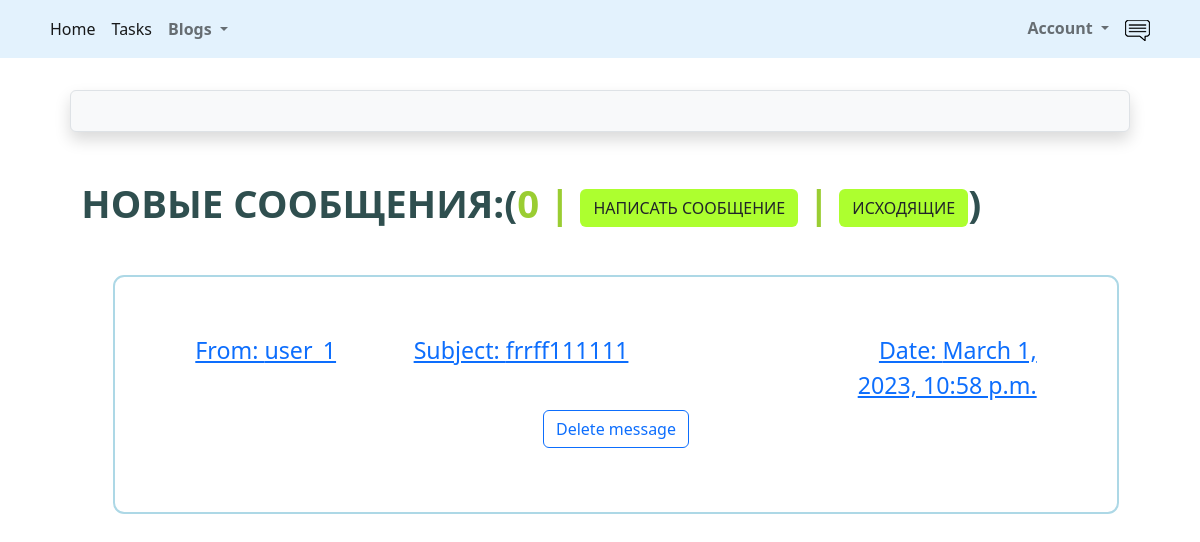
The app's page /accounts/profile/inbox (signed in), older data.
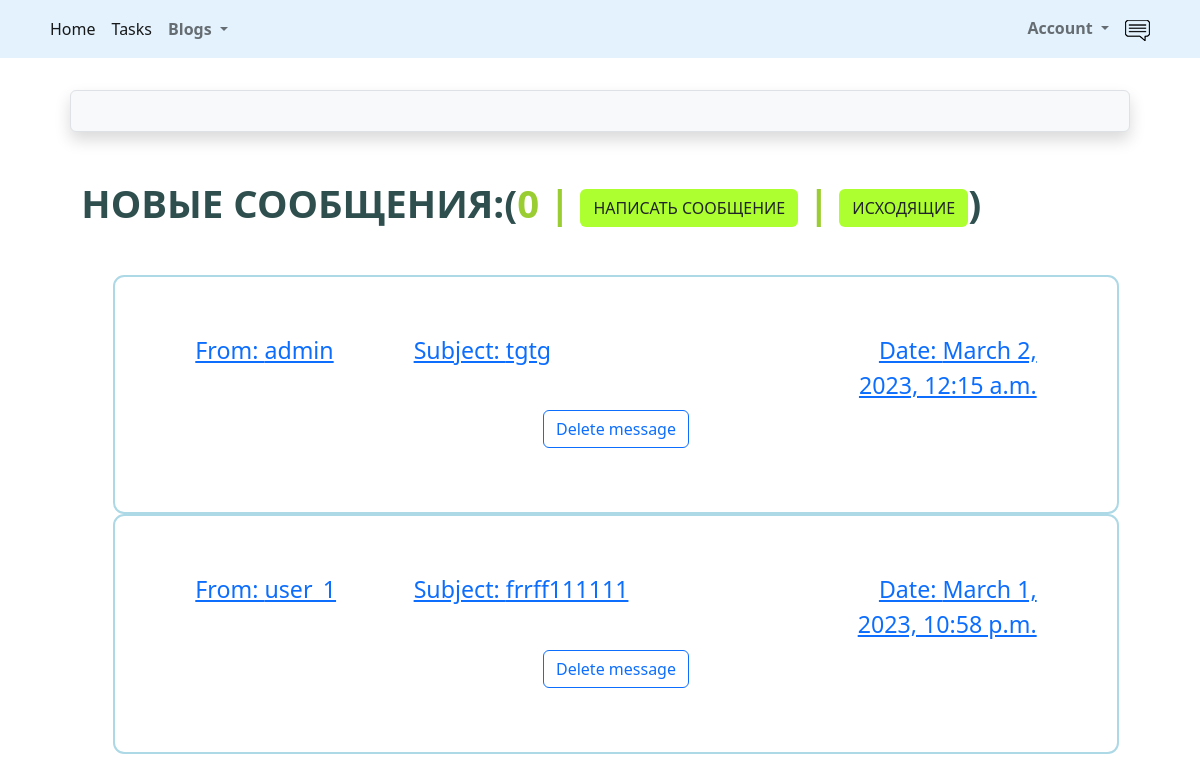
The same page, newer data.
### src/accounts/models.py (models this page shows, shortened)
class Message(models.Model):
    sender = models.ForeignKey(User, on_delete=models.SET_NULL, null=True, blank=True)
    recipient = models.ForeignKey(User, on_delete=models.SET_NULL, null=True, blank=True, related_name='messages')
    name = models.CharField(max_length=200, null=True, blank=True)
    subject = models.CharField(max_length=200, null=True, blank=True)
    body = models.TextField(max_length=1000)
    is_readed = models.BooleanField(default=False, null=True)
    created = models.DateTimeField(auto_now_add=True)
    id = models.UUIDField(default=uuid.uuid4, unique=True, primary_key=True, editable=False)
    class Meta:
        ordering = ['is_readed', '-created']

class User(AbstractUser):
    is_activated = models.BooleanField(default=True, db_index=True)
    avatar = models.ImageField(upload_to=avatar_place, default='profile/default.png')
    birthday = models.DateField(null=True, blank=True)
    city = models.CharField(max_length=50, null=True, blank=True)
    class Meta(AbstractUser.Meta):
        db_table = 'user'
    def __str__(self):
        return self.username

### src/accounts/views.py (the view)
# urls.py: path('profile/inbox', Inbox.as_view(), name='inbox'),
class Inbox(LoginRequiredMixin, ListView):
    model = Message
    template_name = 'messages/inbox.html'
    def get_queryset(self):
        queryset = Message.objects.filter(recipient_id=self.request.user.pk).select_related('recipient')
        return queryset
    def get_context_data(self, *, object_list=None, **kwargs):
        context = super(Inbox, self).get_context_data(**kwargs)
        context['count_of_unread'] = self.get_queryset().filter(is_readed=False).count()
        return context

### src/accounts/templates/messages/inbox.html
{% extends 'base.html' %}
{% load static %}
{% block content %}
    <link rel="stylesheet" type="text/css" href="{% static 'message/css/message.css' %}">
<main class="inbox my-xl">
  <div class="content-box">
    <h3 class="inbox__title">Новые сообщения:(<span>{{count_of_unread}} | <a href="{% url 'accounts:create_message' %}" class="btn btn--sub btn--lg">Написать сообщение </a> | <a href="{% url 'accounts:outbox' %}" class="btn btn--sub btn--lg">Исходящие</a></span>)</h3>
    <ul class="messages">
      {% for pm in message_list %}
      {% if pm.is_read == False %}
      <li class="message message--unread">
        {% else %}
      <li class="message">
        {% endif %}
        <a href="{% url 'accounts:message' pm.id %}">
          <span class="message__author">From: {{pm.sender}}</span>
          <span class="message__subject">Subject: {{pm.subject}}</span>
          <span class="message__date">Date: {{pm.created}}</span>
        <center><span><a class="btn btn-outline-primary m-2"
                           href="{% url 'accounts:delete_message' pm.id %}">Delete message</a></span></center>
        </a>
      </li>
      {% endfor %}
    </ul>
  </div>
</main>
{% endblock content %}

### src/templates/base.html (shortened to what this page needs)
<!DOCTYPE html>
<html lang="en">
<head>
    <link href="https://cdn.jsdelivr.net/npm/bootstrap@5.2.2/dist/css/bootstrap.min.css" rel="stylesheet"
>
    <link rel="stylesheet" href="https://cdn.jsdelivr.net/npm/bootstrap-icons@1.9.1/font/bootstrap-icons.css">
</head>
    <body>
        {% include 'includes/header.html' %}
        <div class="container mt-1 pt-1">
        <div class="container mt-1 pt-1">
            <div class="border rounded text-center p-3 m-3 mb-5 bg-light shadow">
            </div>
            {% block content %}{% endblock %}
        </div>
    </body>
</html>

### src/templates/includes/header.html (shortened to what this page needs)
{% load static %}
<nav class="navbar navbar-expand-lg sticky-top"  style="background-color: #e3f2fd;">
  <div class="container">
    <div class="collapse navbar-collapse" id="navbarSupportedContent">
      <ul class="navbar-nav me-auto mb-2 mb-lg-0">
        <li class="nav-item">
          <a class="nav-link active" aria-current="page" href="{% url 'index' %}">Home</a>
        </li>
          <li class="nav-item">
              <a class="nav-link active" aria-current="page" href="{% url 'task_home' %}">Tasks</a>
          </li>
        <li class="nav-item dropdown">
          <a class="nav-link dropdown-toggle" href="#" role="button" data-bs-toggle="dropdown" aria-expanded="false">
              <strong>Blogs</strong>
          </a>
      </ul>
        <div class="d-flex">
            <ul class="navbar-nav me-auto mb-2 mb-lg-0">
        <li class="nav-item dropdown">
          <a class="nav-link dropdown-toggle" href="#" role="button" data-bs-toggle="dropdown" aria-expanded="false">
            <strong>Account</strong>
          </a>
            {% if user.is_authenticated %}
             <li class="nav-item">
          <a class="nav-link active" aria-current="page" href="{% url 'accounts:inbox' %}"><img src="{% static 'message/img/84139.png' %}"></a>
        </li> {% endif %}
        </div>
    </div>
  </div>
</nav>

### src/accounts/static/message/css/message.css (style rules this page uses)
.message { padding: 2.5rem 0; }
.message > a span { font-size: 1.45rem; font-weight: 500; }
.message:not(:last-child) { border-bottom: 2px solid white; }
.message > a { display: flex; gap: 1rem; }
.message__author, .message__date { flex-basis: 25%; }
.message__subject { flex-basis: 50%; }
.message__date { text-align: right; }
.message.message { list-style: none; background: white; padding: 3.5rem 5rem; border: 2px solid lightblue; border-radius: 0.7rem; }
.inbox { height: 90vh; }
.inbox__title, .inbox__title span { font-size: 2.4rem; font-weight: 700; color: darkslategrey; text-transform: uppercase; text-align: left; margin-bottom: 3rem; }
.inbox__title span { color: yellowgreen; }
.content-box { width: 95%; max-width: 85rem; margin: 0 auto; }
.btn--sub { background-color: greenyellow; }

Row changes from the older to the newer data that the page shows:
added Message: sender "admin", subject "tgtg", created "March 2, 2023, 12:15 a.m."
